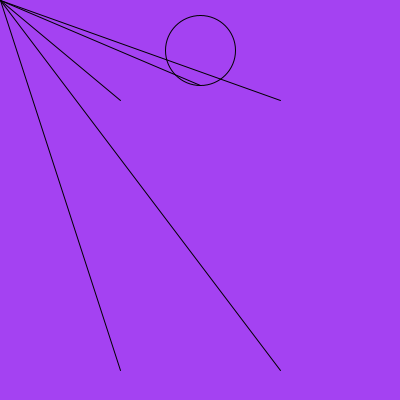
Frame 1 (no input)
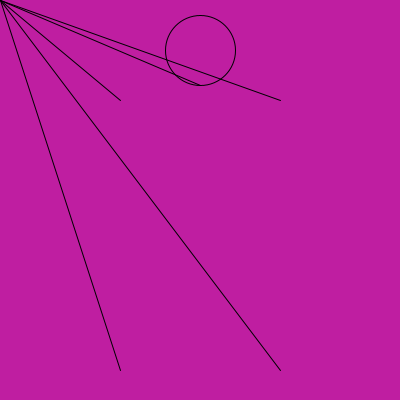
Frame 60 (the mouse pressed at the canvas centre just before this capture)
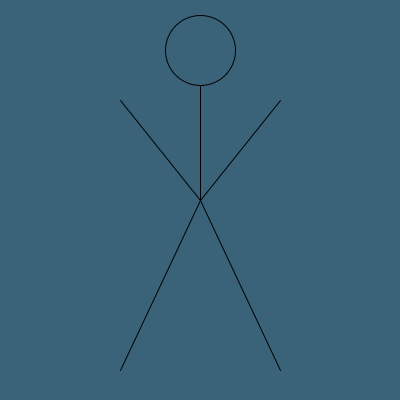
Frame 120 (the mouse held since frame 60 and released just before this capture)

The Processing sketch that drew these frames (run headless with seeded random() and noise(); from frame 60 on, the mouse is pressed at the canvas centre):

// Processing sketch: processing_160987
// ── processing_160987.pde

void setup() {
 size(400,400);
}

void draw() {
  drawFigure(width/2, height/2);
}


void drawFigure(int x, int y){
  frameRate(20);
  background(random(255),random(255),random(255),100);
  noFill();
  ellipse(200, 50, 70, 70);
  line(200, 85, mouseX, mouseY);
  line(mouseX, mouseY, 120, 100);
  line(mouseX, mouseY, 280, 100);
  line(mouseX, mouseY, 120, 370);
  line(mouseX, mouseY, 280, 370);
}
